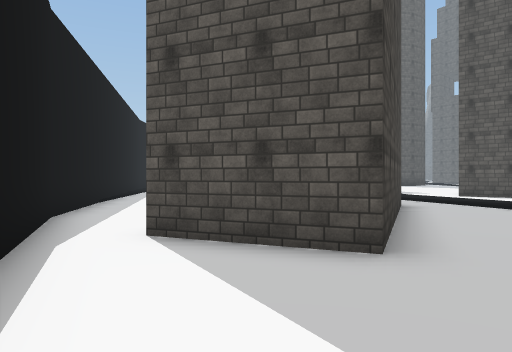
View 1 (above)

24 first-person views from a walk through a Unity game level. The camera is 1.5 m above the floor, looks level and sees 70° across. The floor is counted in squares, 2 m on a side. Each view is taken from the middle of a square. On the plan, view 1 faces up. The plan holds only what a view shows up to about 11 squares ahead; the rest is blank. The place goes on beyond the plan. Some animated figures are not drawn. Some surface patterns are stand-ins.

View 2
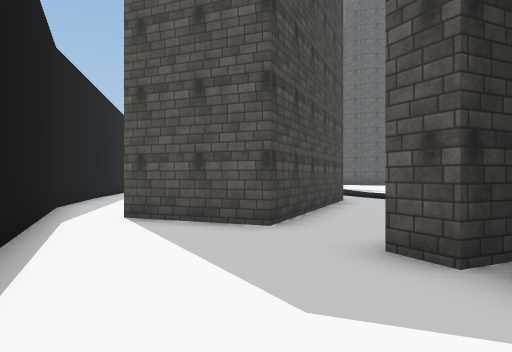

View 3
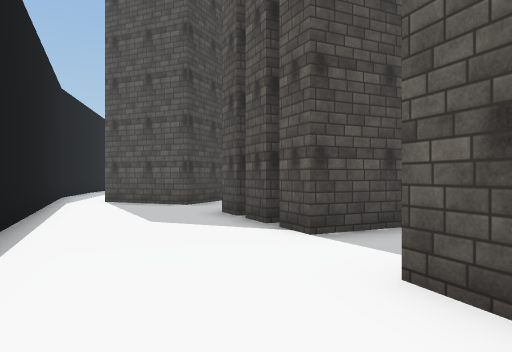

View 4
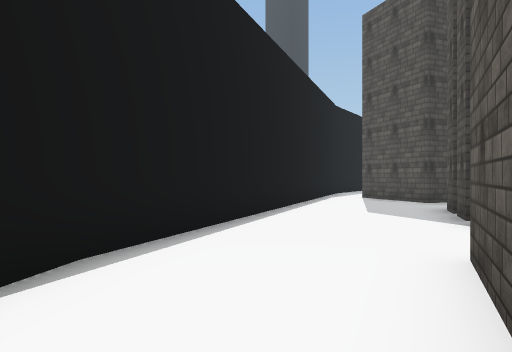

View 5
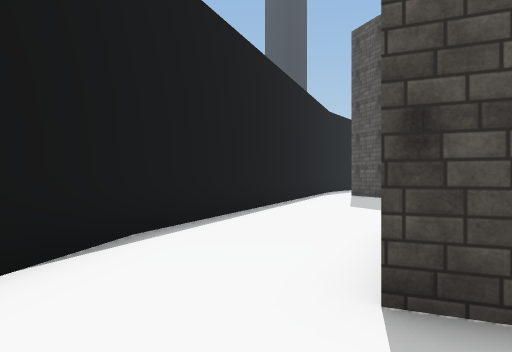

View 6
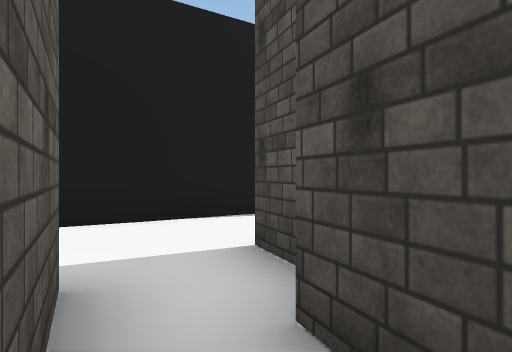

View 7
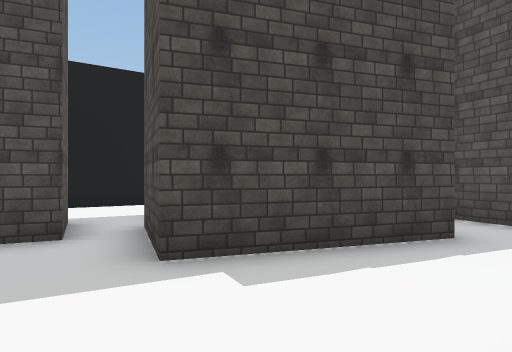

View 8
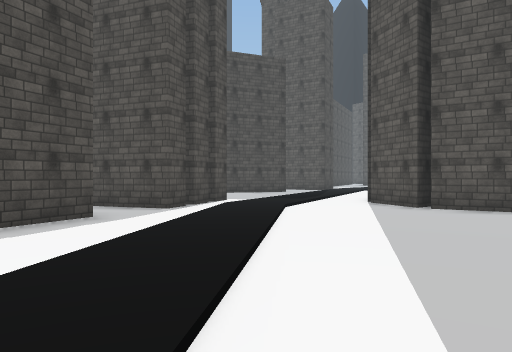

View 9
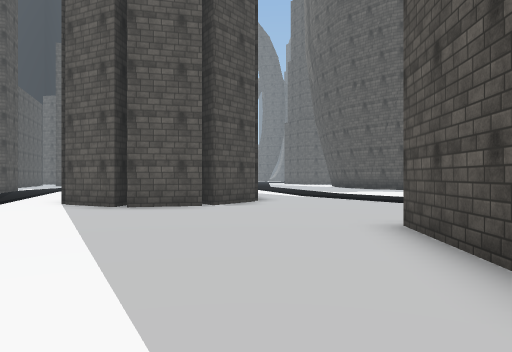

View 10
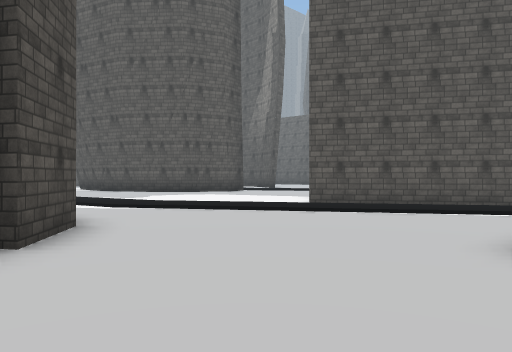

View 11
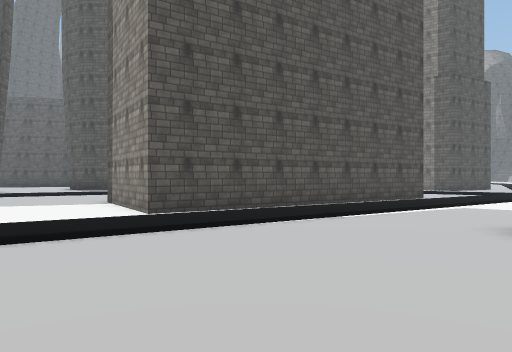

View 12
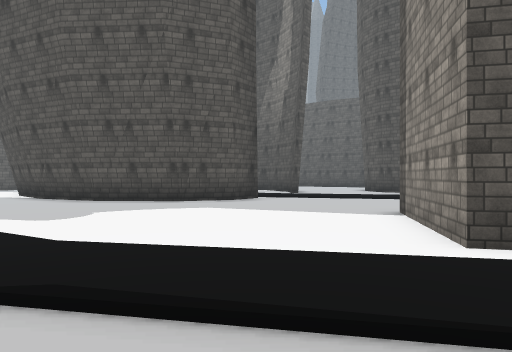

View 13
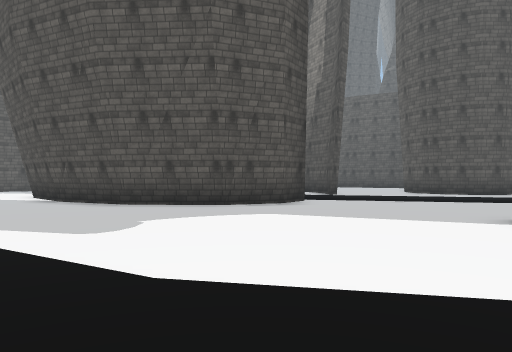

View 14
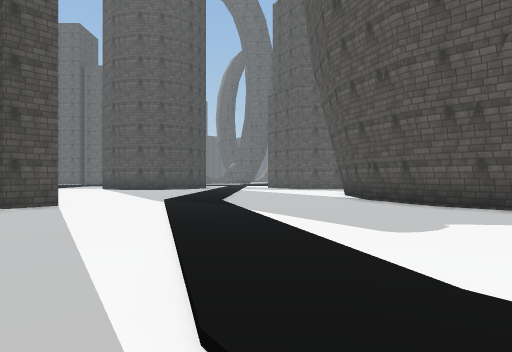

View 15
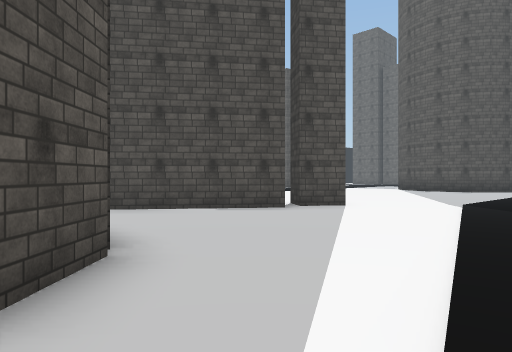

View 16
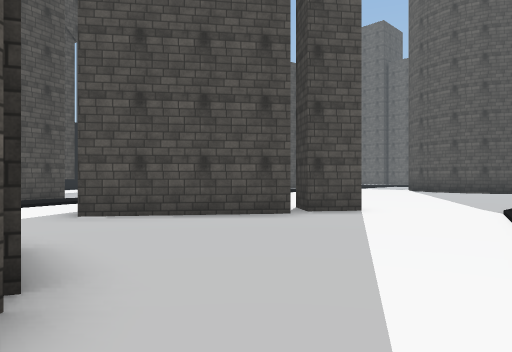

View 17
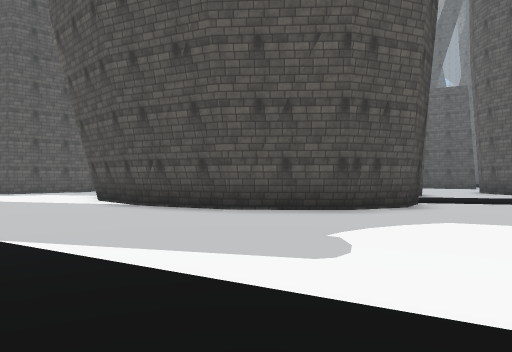

View 18
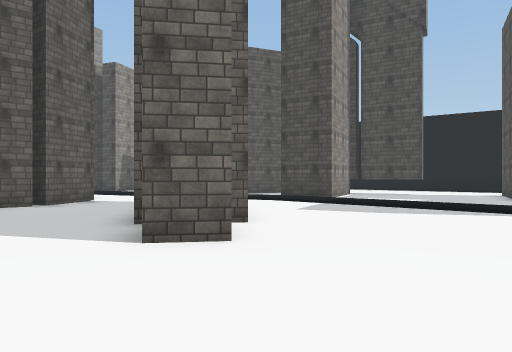

View 19
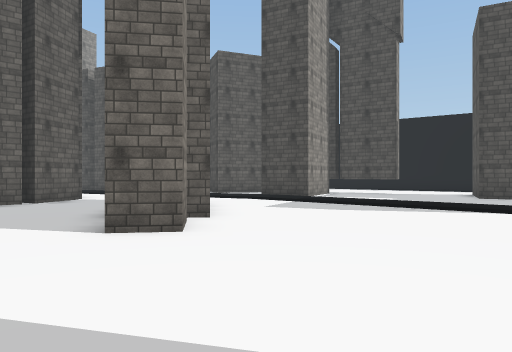

View 20
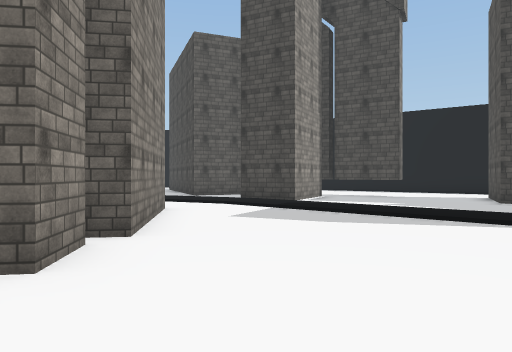

View 21
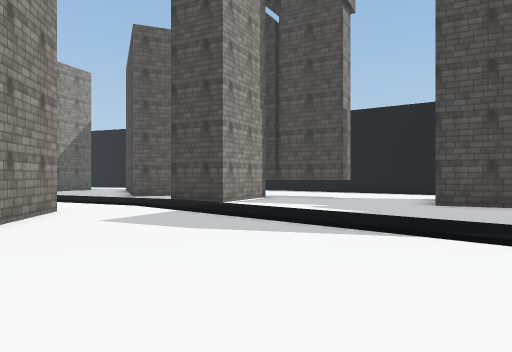

View 22
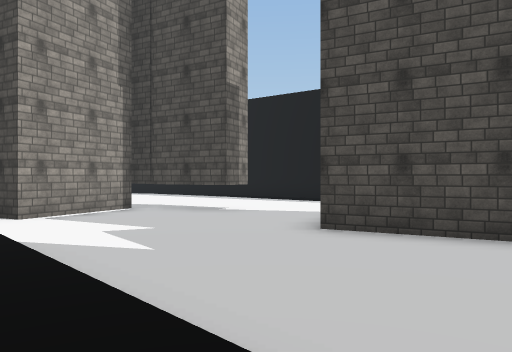

View 23
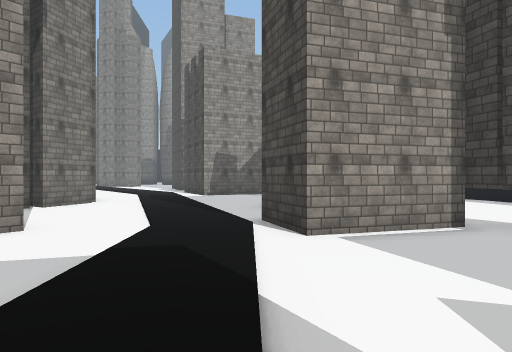

View 24
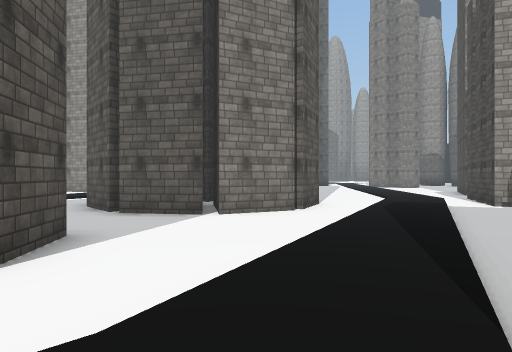

### Floor plan
Key: @ floor where view 1 was taken; # wall or solid block; . main floor; : floor 0.25 m higher than the main floor; / step, stairs or slope.
Columns run from 5 left of view 1 to 29 right of it. Each row starts with its distance up from view 1.
 22        .. : .. .....   ...#
 21     #..../:.........:  ...#
 20     ##.../:.........:  ...#
 19     ##.../:.........:/....#
 18     ...../:.........:/....#
 17    ....../:.....##../:....##
 16   ......./:....##.../:/....##
 15   ..#..../:...###.../:/.....###/:
 14    .##..//:..###.....:/........./:
 13     .####/:/.##....../:..........:
 12     ..  #/:/........./:/........./
 11 #. ..    ./:..........:/........../
 10 #....    ./:/..#####..:/........../
  9 ##..    #..:/..##  # ./:/....#.
  8  #..   ##../:..##    ../:/..##
  7  #..   #.../:/.#  ###...:/.##
  6  #..   #....:/.#####..../:/##
  5  ##.####.. ./:..###....../:/##
  4   #..##..  ./:/........../:/.#
  3   ##.....  #.:/.........../:/##
  2    #....#  ##/:/.........../:/#
  1    #....#  ##./:/.....#  ../:/
  0    ##@..####../:/.....#   ../:/
 -1     #....#...../:/....#    ../:
 -2     ##.....  #../:/...       /:
 -3      #....#  #.../:/
 -4      ##...#  ##../: .
 -5       #...#####..
 -6       #...#......
 -7       ##....##.
 -8        ##...

Positions as (right, up) in squares from view 1, and headings:
1: (0, 0), facing up
2: (1, -2), facing up
3: (3, -6), facing up
4: (5, -7), facing up-left
5: (6, -8), facing up-left
6: (9, -6), facing left
7: (13, -4), facing left
8: (15, -4), facing up-left
9: (15, -4), facing up
10: (13, 1), facing up-right
11: (14, 5), facing right
12: (17, 6), facing up-right
13: (17, 8), facing up-right
14: (17, 8), facing up
15: (17, 9), facing up-left
16: (16, 10), facing up-left
17: (16, 11), facing up-right
18: (14, 21), facing down-left
19: (14, 22), facing down-left
20: (12, 21), facing down-left
21: (10, 22), facing down-left
22: (5, 22), facing down-left
23: (4, 19), facing down
24: (4, 14), facing down-right
